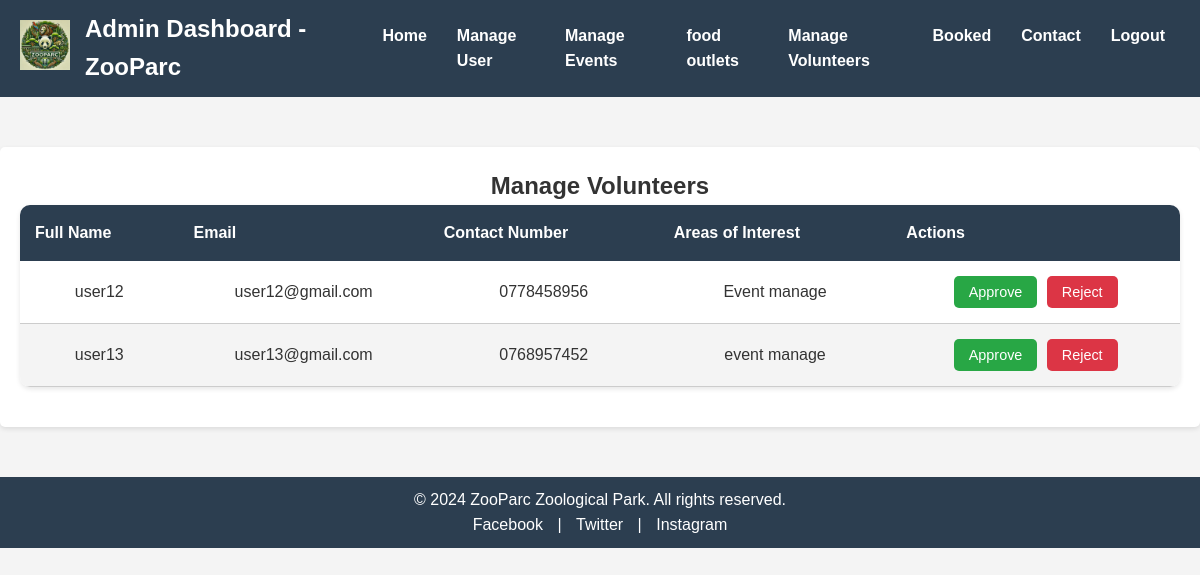
/manage-volunteers.php, run on the app's committed database.
### tables this page shows
CREATE TABLE `volunteers` (
  `volunteer_id` int(11) NOT NULL,
  `name` varchar(100) NOT NULL,
  `email` varchar(100) NOT NULL,
  `password` varchar(255) NOT NULL,
  `contact_number` varchar(20) DEFAULT NULL,
  `areas_of_interest` text DEFAULT NULL,
  `registration_date` timestamp NOT NULL DEFAULT current_timestamp()
);

### manage-volunteers.php (the view, shortened to what this page needs)
<!DOCTYPE html>
<html lang="en">
<head>
    <link rel="stylesheet" href="css/manage-volunteers.css">
</head>
<body>
<?php include('php/admin-header.php'); ?>
<main>
    <section class="volunteer-management">
        <h2>Manage Volunteers</h2>
        <table>
            <thead>
                <tr>
                    <th>Full Name</th>
                    <th>Email</th>
                    <th>Contact Number</th>
                    <th>Areas of Interest</th>
                    <th>Actions</th>
                </tr>
            </thead>
            <tbody>
                <?php
                $conn = new mysqli('localhost', 'root', '', 'zoo');
                $sql = "SELECT * FROM Volunteers";
                $result = $conn->query($sql);
                if ($result->num_rows > 0) {
                    while($row = $result->fetch_assoc()) {
                        echo "<tr>
                                <td>{$row['name']}</td>
                                <td>{$row['email']}</td>
                                <td>{$row['contact_number']}</td>
                                <td>{$row['areas_of_interest']}</td>
                                <td>
                                    <form id='approve-form-{$row['volunteer_id']}' action='manage-volunteers.php' method='POST' style='display:inline-block;'>
                                        <input type='hidden' name='volunteer_id' value='{$row['volunteer_id']}'>
                                        <input type='hidden' name='action' value='approve'>
                                        <button type='button' onclick='confirmAction(\"approve\", {$row['volunteer_id']})' class='approve-btn'>Approve</button>
                                    </form>
                                    <form id='reject-form-{$row['volunteer_id']}' action='manage-volunteers.php' method='POST' style='display:inline-block;'>
                                        <input type='hidden' name='volunteer_id' value='{$row['volunteer_id']}'>
                                        <input type='hidden' name='action' value='reject'>
                                        <button type='button' onclick='confirmAction(\"reject\", {$row['volunteer_id']})' class='reject-btn'>Reject</button>
                                    </form>
                                </td>
                            </tr>";
                    }
                } else {
                    echo "<tr><td colspan='5'>No volunteer requests found.</td></tr>";
                }
                ?>
            </tbody>
        </table>
    </section>
</main>
<?php include('php/footer.php'); ?>
</body>
</html>

### css/manage-volunteers.css (style rules this page uses)
* { margin: 0; padding: 0; box-sizing: border-box; }
body { font-family: 'Arial', sans-serif; line-height: 1.6; background-color: #f4f4f4; color: #333; }
main { max-width: 1200px; margin: 50px auto; padding: 20px; background-color: #fff; border-radius: 5px; box-shadow: 0 2px 5px rgba(0, 0, 0, 0.1); text-align: center; }
table { width: 100%; border-collapse: collapse; margin-bottom: 20px; border-radius: 10px; overflow: hidden; box-shadow: 0 2px 5px rgba(0, 0, 0, 0.1); }
thead { background-color: #2c3e50; color: #fff; }
thead th { padding: 15px; text-align: left; font-weight: bold; }
tbody tr { background-color: #fff; transition: background-color 0.3s; }
tbody tr:nth-child(even) { background-color: #f4f4f4; }
tbody td { padding: 15px; border-bottom: 1px solid #ccc; }
button.approve-btn { background-color: #28a745; color: #fff; border: none; padding: 8px 15px; border-radius: 5px; cursor: pointer; font-size: 0.9rem; transition: background-color 0.3s; margin-right: 5px; }
button.reject-btn { background-color: #dc3545; color: #fff; border: none; padding: 8px 15px; border-radius: 5px; cursor: pointer; font-size: 0.9rem; transition: background-color 0.3s; }

### data on the page
volunteers: name "user12", email "user12@gmail.com", contact_number "0778458956", areas_of_interest "Event manage"
volunteers: name "user13", email "user13@gmail.com", contact_number "0768957452", areas_of_interest "event manage"
